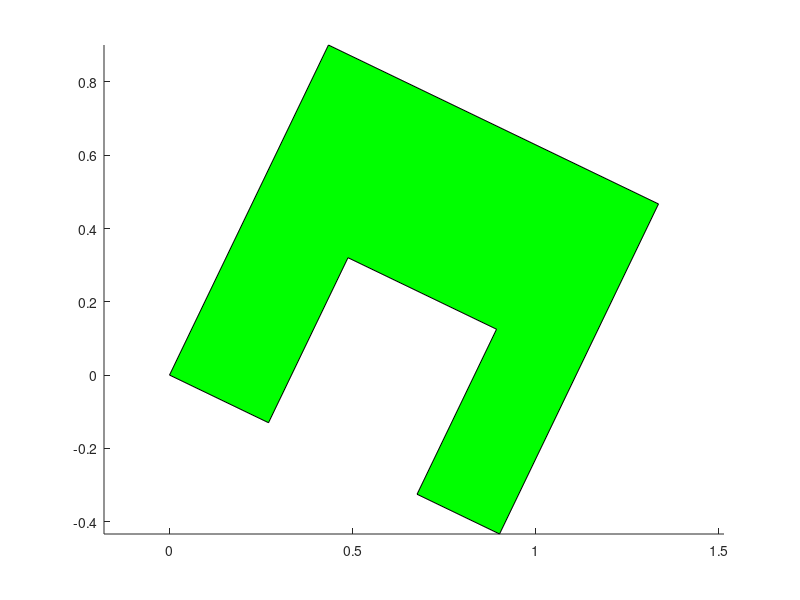

MATLAB code to generate this figure: (Note: this script raises an error after producing the figure.)
close all
clear all

% field polygon
% each column is a vertex
P = [0 0;
     0 1;
     1 1;
     1 0;
     0.75 0;
     0.75 0.5;
     0.3 0.5;
     0.3 0]';

%% rotate the polygon

% rotation angle
ang = pi/7;

% rotation matrix
Mrot = [cos(ang) sin(ang); -sin(ang) cos(ang)];

% rotate polygon
Pr = Mrot*P;

% plot it
figure
patch(Pr(1,:),Pr(2,:),'g')
axis equal
hold on

%% find intersections with strip boundaries

% limits
dely = 0.1;
miny = min(Pr(2,:));
maxy = max(Pr(2,:));
dy = miny-dely;

kk=0;
while dy<maxy,
    kk = kk+1;
    
    % and shift it
    dy = dy + dely;
    % store the shift for later
    dys(kk) = dy;

    % the shift in Y
    Prs = [Pr(1,:);
           Pr(2,:) - dy];

    % find intersections with X axis
    ints = findIntersectionsWithX(Prs);
    if numel(ints)>0,
        % shift the intersection line back
        ints(2,:) = ints(2,:)+dy;
        % plot strip boundary
        plot(ints(1,:),ints(2,:),'--ko')
    end
    intsLists{kk} = ints;
end

%% determine strips

% initialise list
% each strip stored as vertices
strips = {};

for kk=2:numel(intsLists),
    
    % the appropriate min and max y values
    miny = dys(kk-1)
    maxy = dys(kk)
    
    % combine intersection lists
    intsBoth = [intsLists{kk-1} intsLists{kk}];
    
    % sort them by x ordinate
    [sortx,isort]=sort(intsBoth(1,:));
    intsBothSorted = [sortx; intsBoth(2,isort)]
    
    % initialize sweep along x
    inTop = false;
    inBtm = false;
    xStart = inf;
    
    for ii=1:size(intsBothSorted,2),
        % grab the next intersection
        thisInt = intsBothSorted(:,ii);
        % toggle top or bottom state
        if thisInt(2)==miny,
            inBtm = not(inBtm);
        else
            inTop = not(inTop);
        end
        % if not in a strip
        if isinf(xStart),
            % start a new strip
            xStart = thisInt(1);
        elseif (not(inBtm))&&(not(inTop)),
            % end of a strip
            xEnd = thisInt(1);
            % plot it
            patch([xStart xEnd xEnd xStart],[miny miny maxy maxy],'r')
            % reset xStart
            xStart = inf;
        end
    end
end